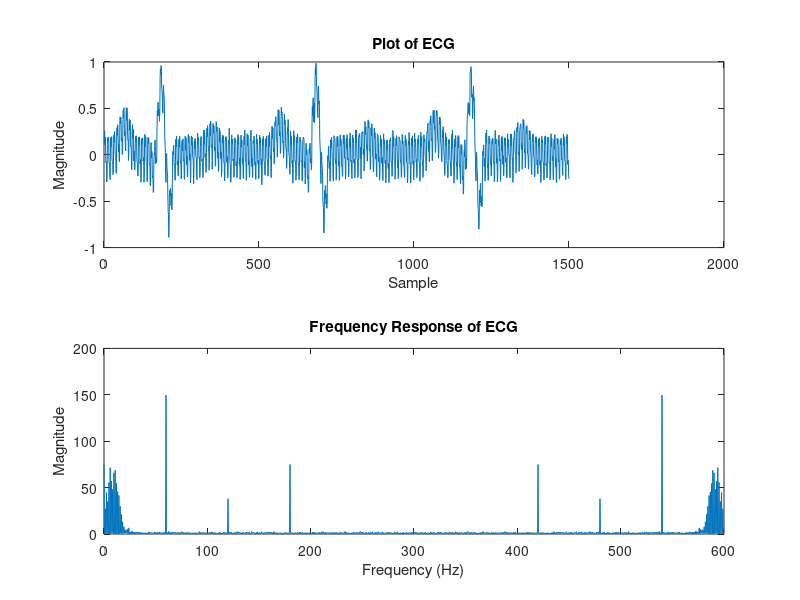
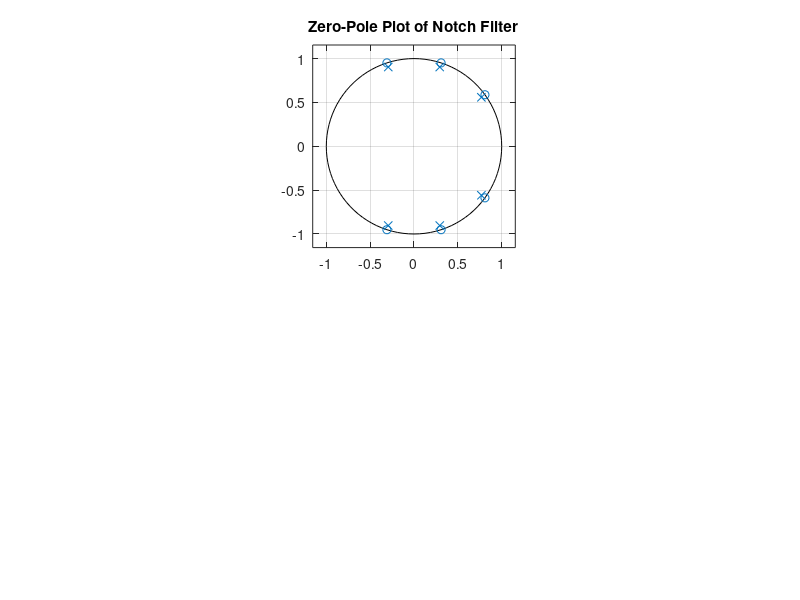
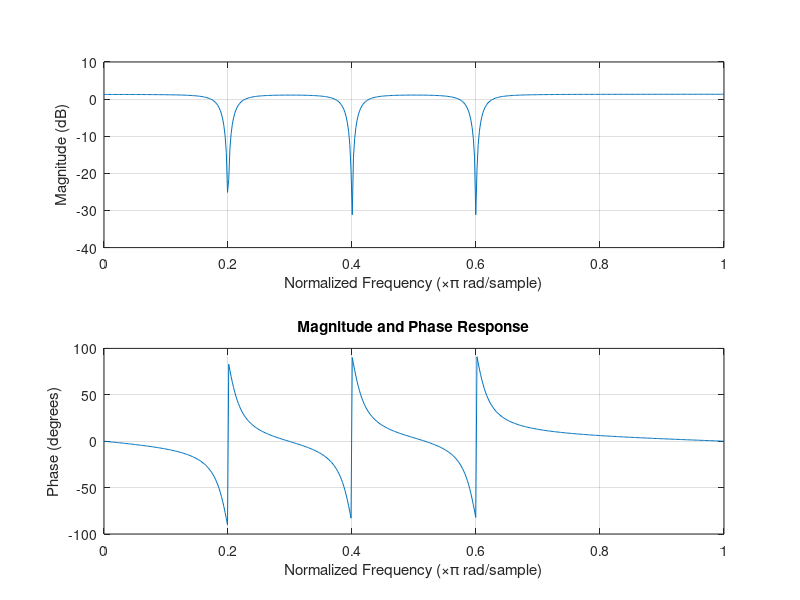
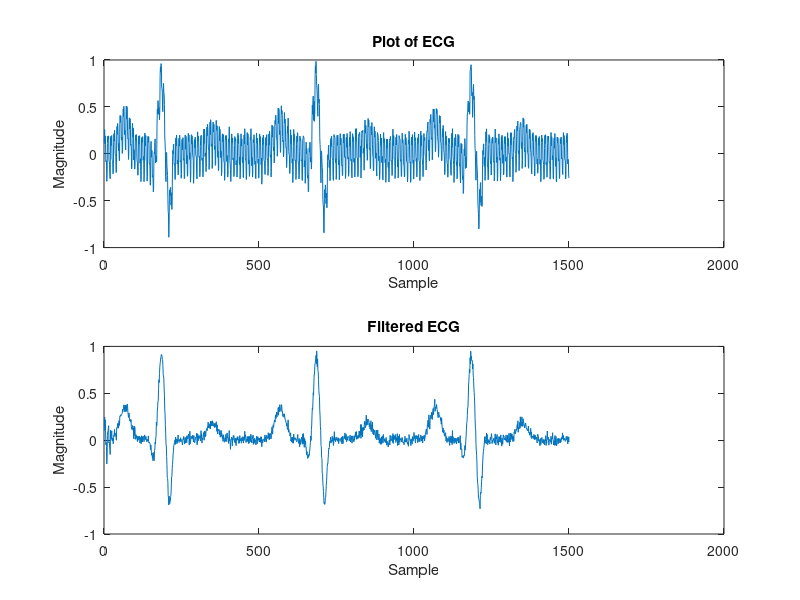

MATLAB code to generate these figures, in order:
clear;
close all;

%Signal Analysis
load('ecgbn.dat');
ecgfft = abs(fft(ecgbn));
fs=600;
samplelength = length(ecgfft);
fr_x = 0:fs/samplelength:(fs-fs/samplelength);
figure(1);
subplot(2,1,1)
plot(ecgbn)
title('Plot of ECG');
xlabel('Sample');
ylabel('Magnitude');
subplot(2,1,2)
plot(fr_x, ecgfft)
title('Frequency Response of ECG');
xlabel('Frequency (Hz)');
ylabel('Magnitude');

%[~, i_p] = findpeaks(ecgfft(101:1500/2),'MinPeakHeight',20);

%pks = 600*(i_p(1:3) + 99)/1500;
% Peak frequencies of 60, 120, and 180 Hz are found using this 


%Notch Filter design
frequencies = 2*pi*([60 120 180])/600;
frequencies = [frequencies  -frequencies];
poles = 0.95 * exp(-frequencies*i);
zeroes = exp(-frequencies*i);

[b,a] = zp2tf(zeroes',poles', 1);
figure(2);
title('Second Plot');
subplot(2,1,1);
zplane(b,a)
title('Zero-Pole Plot of Notch Filter');
figure(3);
freqz(b,a)
title('Magnitude and Phase Response');

%Filtering signal
filtered_ecgbn = filter(b,a,ecgbn);
figure(4);
subplot(2,1,1);
plot(ecgbn);
title('Plot of ECG');
xlabel('Sample');
ylabel('Magnitude');
subplot(2,1,2);
plot(filtered_ecgbn);
title('Filtered ECG');
xlabel('Sample');
ylabel('Magnitude');

figure(5);
subplot(2,1,1);
plot(fr_x, ecgfft)
title('Frequency Response of ECG');
xlabel('Frequency (Hz)');
ylabel('Magnitude');

filtered_ecgfft =abs(fft(filtered_ecgbn));
subplot(2,1,2);
plot(fr_x, filtered_ecgfft)
title('Frequency Response of ECG');
xlabel('Frequency (Hz)');
ylabel('Magnitude');
